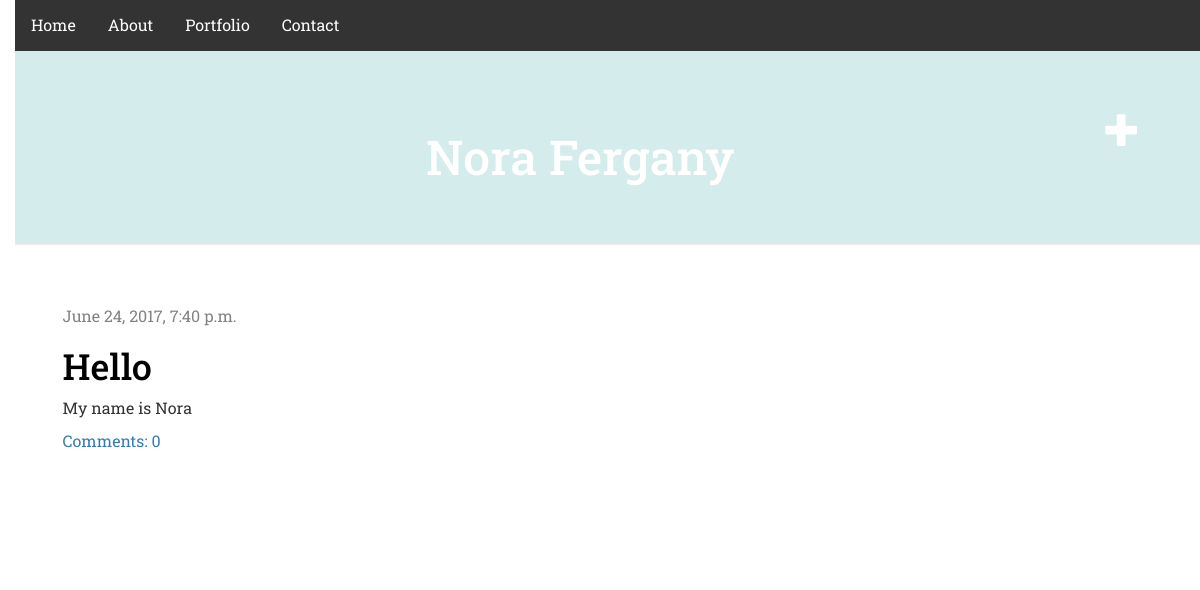
The app's page / (signed in) with its own data.
### blog/models.py (models this page shows, shortened)
class Post(models.Model):
    author = models.ForeignKey('auth.User')
    title = models.CharField(max_length=200)
    text = models.TextField()
    created_date = models.DateTimeField(
        default=timezone.now)
    published_date = models.DateTimeField(blank=True, null=True)
    def approved_comments(self):
        return self.comments.filter(approved_comment=True)

### blog/views.py (the view)
# urls.py: url(r'^$', views.post_list, name='post_list'),
def post_list(request):
    posts = Post.objects.filter(published_date__isnull=False).order_by('published_date')
    return render(request, 'blog/post_list.html', {'posts': posts})

### blog/templates/blog/post_list.html
{% extends 'blog/base.html' %}
{% block content %}
    {% for post in posts %}
        <div class="post">
            <div class="date">
                {{ post.published_date }}
            </div>
            <h1><a href="{% url 'post_detail' pk=post.pk %}">{{ post.title }}</a></h1>
            <p>{{ post.text|linebreaksbr }}</p>
            <a href="{% url 'post_detail' pk=post.pk %}">Comments: {{ post.approved_comments.count }}</a>
        </div>
    {% endfor %}
{% endblock content %}

### blog/static/css/blog.css (style rules this page uses)
h1 a { color: #4B67A2; font-family: 'Roboto Slab', serif; }
body { padding-left: 15px }
h1, h2, h3, h4 { font-family: 'Quattrocento Sans', sans-serif; }
.date { color: #828282; }
.post { margin-bottom: 70px; }
.post h1 a, .post h1 a:visited { color: #000000; }
body { font-family: 'Roboto Slab'; font-size: 16px; }

### records on screen
Post: published_date "June 24, 2017, 7:40 p.m.", title "Hello", text "My name is Nora", approved_comments.count "0"
